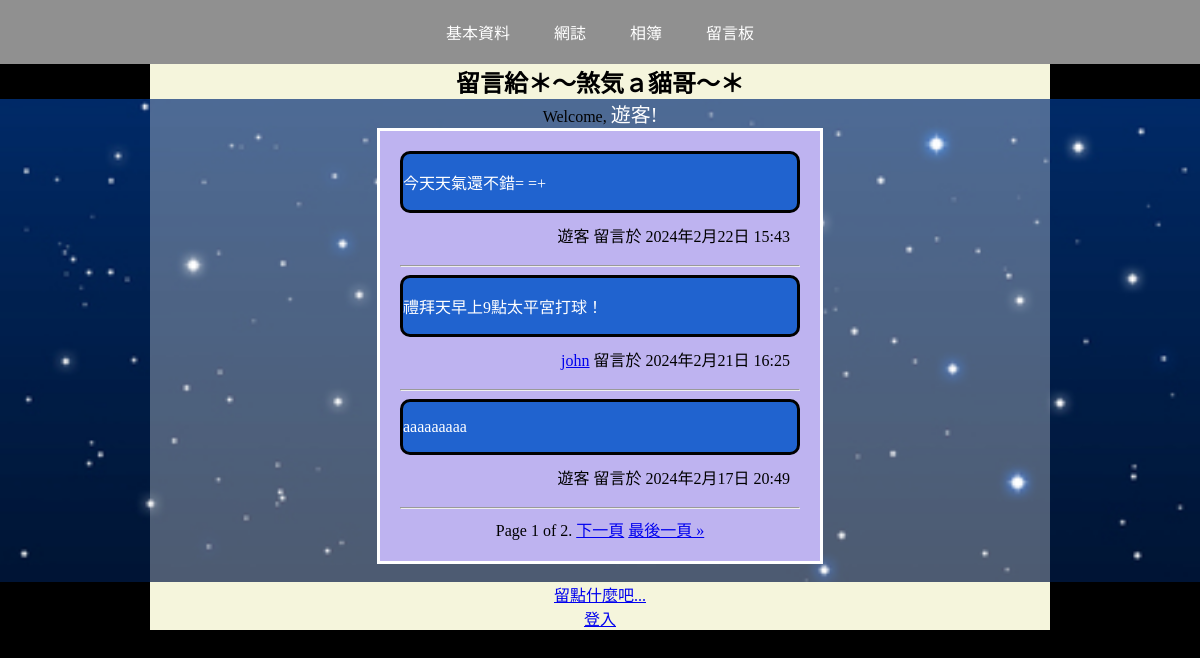
Page /board on the earlier database version.
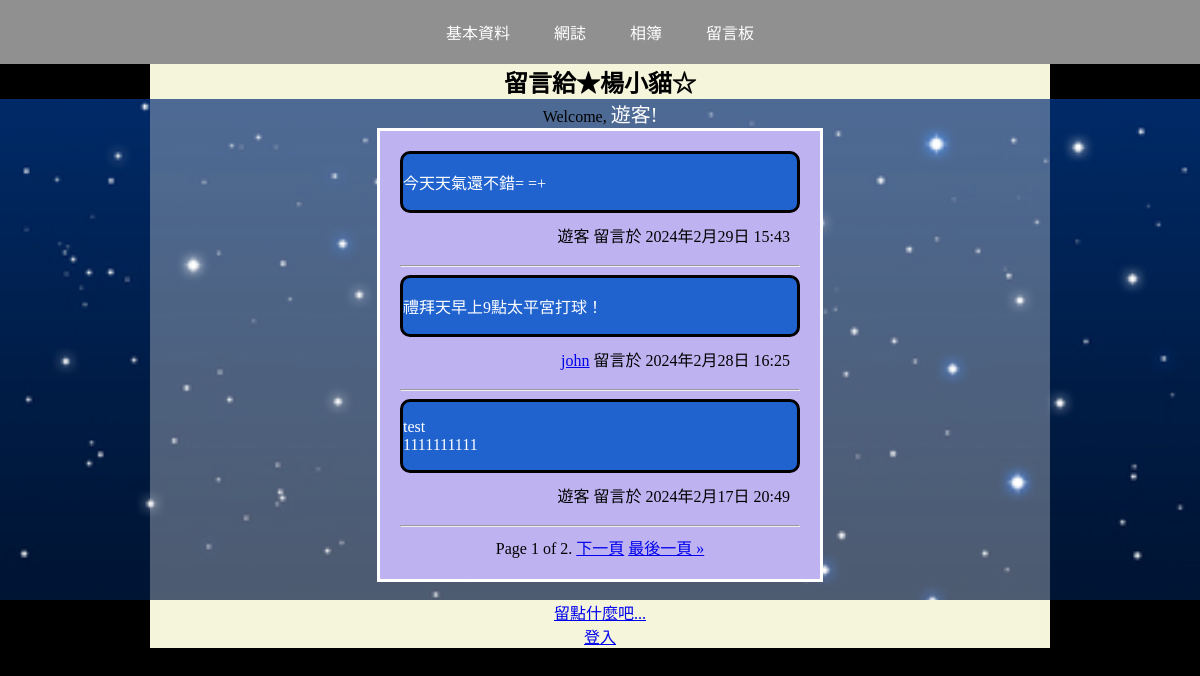
Same page on the later database version.
### crudpractice/models.py (models this page shows, shortened)
class Profile(models.Model):
    GENDER_CHOICES = [
        ('男', '男'),
        ('女', '女'),
        ('不顯示', '不顯示'),
    ]
    user = models.ForeignKey(User, on_delete=models.CASCADE)
    profilepic = models.ImageField(upload_to='profilepic/')
    nickname = models.CharField(max_length=20, null=False)
    age = models.IntegerField(null=False)
    gender = models.CharField(max_length=5, choices=GENDER_CHOICES, null=False)
    likes = models.CharField(max_length=20, null=False)
    dislikes = models.CharField(max_length=20, null=False)
    aboutme = models.TextField(max_length=255, null=False)

class BoardModel(models.Model):
    message = models.TextField(max_length=2000, null=False)
    date = models.DateTimeField()
    useruser = models.CharField(max_length=20)
    useremail = models.EmailField(max_length=100, default='', blank=True)

### crudpractice/views.py (the view)
# urls.py: path('board', views.board),
def board(request):
    obj = User.objects.get(username='rain')
    id = obj.id
    profile_obj = Profile.objects.get(id=id)
    nickname = profile_obj.nickname
    board_obj = BoardModel.objects.all().order_by('-id')
    paginator = Paginator(board_obj, 3)
    page = request.GET.get('page', 1)
    messagedata = paginator.get_page(page)
    return render(request, 'board.html', locals())

### templates/board.html (shortened to what this page needs)
<!DOCTYPE html>
<html lang="en">
<head>
    <link rel="stylesheet" href="/static/style.css">
</head>
<body>
    <div class="connection">
        <a href="user_profile">基本資料</a>
        <a href="blog">網誌</a>
        <a href="album">相簿</a>
        <a href="board">留言板</a>
    </div>
    <h2>留言給{{nickname}}</h2>
    <div class="bgc">
        <div class="bgc2">
            {% if request.session.name %}
            Welcome, <span style="color: rgb(255, 255, 255); font-size: 20px;">{{ request.session.name }}!</span>
            {% else %}
            Welcome, <span style="color: rgb(255, 255, 255); font-size: 20px;">遊客!</span>
            {% endif %}
            <div class="main">
                {% for i in messagedata %}
                <div class="message">
                    <p>{{ i.message|linebreaksbr }}</p>
                </div>
                <div class="userinfo">
                    {% if i.useruser != '遊客' %}
                    <p style="margin: 10px;">
                        <a href="mailto:{{i.useremail}}">{{i.useruser}}</a> 留言於 {{i.date}}
                    </p>
                    {% endif %}
                    {% if i.useruser == '遊客' %}
                    <p style="margin: 10px;">
                        遊客 留言於 {{i.date}}
                    </p>
                    {% endif %}
                </div>
                <hr>
                {% endfor %}
                <div class="pagination">
                    <span class="step-links">
                        <span class="current">
                            Page {{ messagedata.number }} of {{ messagedata.paginator.num_pages }}.
                        </span>
                        {% if messagedata.has_next %}
                            <a href="?page={{ messagedata.next_page_number }}">下一頁</a>
                            <a href="?page={{ messagedata.paginator.num_pages }}">最後一頁 &raquo;</a>
                        {% endif %}
                    </span>
                </div>
            </div>
            <br>
        </div>
    </div>
    <footer>
        <div class="post_message">
            <a href="post_message">留點什麼吧...</a>
        </div>
        {% if request.session.name %}
        <a href="logout">登出</a>
        {% else %}
        <a href="/">登入</a>
        {% endif %}
    </footer>
</body>
</html>

Differences in the rows shown:
changed Profile: nickname "＊～煞気ａ貓哥～＊" → "★楊小貓☆"
changed BoardModel "今天天氣還不錯= =+": date "2024年2月22日 15:43" → "2024年2月29日 15:43"
changed BoardModel "禮拜天早上9點太平宮打球！": date "2024年2月21日 16:25" → "2024年2月28日 16:25"
changed BoardModel: message "aaaaaaaaa" → "test 1111111111"
